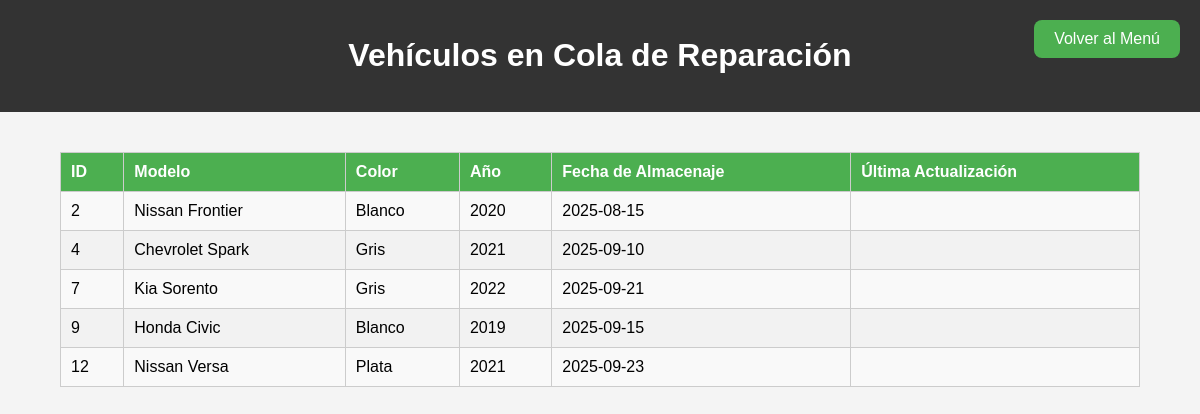
The page /logicaPresentacion/vehiculos.php on the database its author committed.
### tables this page shows
CREATE TABLE `vehiculos` (
  `id` int(11) NOT NULL,
  `modelo` varchar(100) DEFAULT NULL,
  `color` varchar(50) DEFAULT NULL,
  `anio` int(11) DEFAULT NULL,
  `fecha_fin_garantia` date DEFAULT NULL,
  `nivel_dano` enum('Levele','Moderado','Severo') NOT NULL,
  `fecha_almacenaje` date NOT NULL,
  `ultima_actualizacion_reparacion` datetime DEFAULT NULL,
  `estado` enum('En reparación','Reparado','En cola') NOT NULL,
  `cliente_id` int(11) NOT NULL
);

### logicaDatos/repositorios/esperaBD.php (called while the page is built)
<?php
require_once 'C:/xampp/htdocs/taller_de_autos/logicaDatos/db_connection.php';
function obtenerVehiculosEnCola() {
    global $pdo;
    $query = "SELECT * FROM vehiculos WHERE estado = 'En cola'";
    $stmt = $pdo->query($query);
    return $stmt->fetchAll(PDO::FETCH_ASSOC);
}
?>

### logicaNegocio/vehiculo/espera.php (called while the page is built)
<?php
require_once '../logicaDatos/repositorios/esperaBD.php';
function mostrarVehiculosEnCola() {
    $vehiculos = obtenerVehiculosEnCola();
    return $vehiculos;
}
?>

### logicaPresentacion/vehiculos.php (the view, shortened to what this page needs)
<?php
require_once '../logicaNegocio/vehiculo/espera.php';
$vehiculos = mostrarVehiculosEnCola();
?>
<!DOCTYPE html>
<html lang="es">
<head>
    <link rel="stylesheet" href="css/styles.css">
</head>
<body>
    <header>
        <h1>Vehículos en Cola de Reparación</h1>
        <a href="index.php" class="button-back-header">Volver al Menú</a>
    </header>
    <div class="table-container">
        <table>
            <thead>
                <tr>
                    <th>ID</th>
                    <th>Modelo</th>
                    <th>Color</th>
                    <th>Año</th>
                    <th>Fecha de Almacenaje</th>
                    <th>Última Actualización</th>
                </tr>
            </thead>
            <tbody>
                <?php
                foreach ($vehiculos as $vehiculo) {
                    echo "<tr>";
                    echo "<td>" . $vehiculo['id'] . "</td>";
                    echo "<td>" . $vehiculo['modelo'] . "</td>";
                    echo "<td>" . $vehiculo['color'] . "</td>";
                    echo "<td>" . $vehiculo['anio'] . "</td>";
                    echo "<td>" . $vehiculo['fecha_almacenaje'] . "</td>";
                    echo "<td>" . $vehiculo['ultima_actualizacion_reparacion'] . "</td>";
                    echo "</tr>";
                }
                ?>
            </tbody>
        </table>
    </div>
</body>
</html>

### logicaPresentacion/css/styles.css (style rules this page uses)
body { font-family: Arial, sans-serif; margin: 0; padding: 0; background-color: #f4f4f4; }
header { background-color: #333; color: white; text-align: center; padding: 1em; }
.table-container { margin: 20px auto; max-width: 90%; overflow-x: auto; }
table { width: 100%; border-collapse: collapse; margin: 20px 0; }
table, th, td { border: 1px solid #ccc; }
th, td { padding: 10px; text-align: left; }
th { background-color: #4CAF50; color: white; }
td { background-color: #f9f9f9; }
tr:nth-child(even) td { background-color: #f2f2f2; }
.button-back-header { position: absolute; right: 20px; top: 20px; padding: 10px 20px; background-color: #4CAF50; color: white; font-size: 16px; border: none; border-radius: 8px; text-decoration: none; cursor: pointer; transition: background-color 0.3s ease; }

### rows shown on the page
vehiculos: id "2", modelo "Nissan Frontier", color "Blanco", anio "2020", fecha_almacenaje "2025-08-15"
vehiculos: id "4", modelo "Chevrolet Spark", color "Gris", anio "2021", fecha_almacenaje "2025-09-10"
vehiculos: id "7", modelo "Kia Sorento", color "Gris", anio "2022", fecha_almacenaje "2025-09-21"
vehiculos: id "9", modelo "Honda Civic", color "Blanco", anio "2019", fecha_almacenaje "2025-09-15"
vehiculos: id "12", modelo "Nissan Versa", color "Plata", anio "2021", fecha_almacenaje "2025-09-23"
